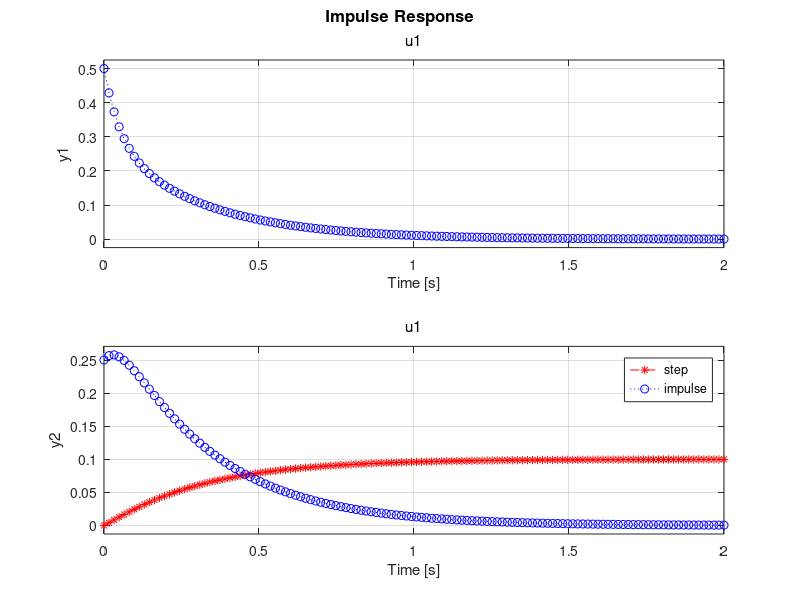
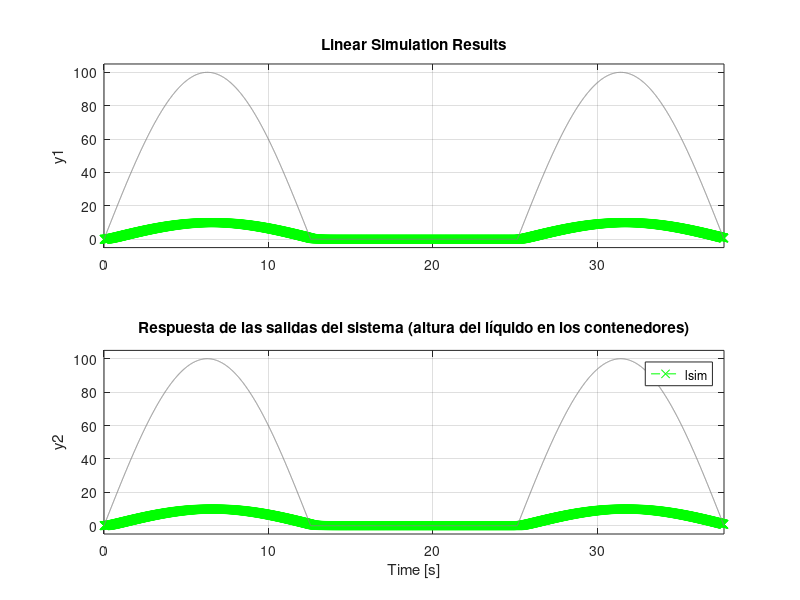

These figures' MATLAB source, in order:
% Se desarrolla un modelo de estados a partir de un sistema de vasos
% comunicantes.

% Se definen los parámetros del sistema
a_1 = 2;
a_2 = 4;
r_i1 = 0.25;
r_i2 = 0.0625;
r_s1 = 0.1;
r_s2 = 0.1;

% Se definen los valores de la matriz A
A11 = -((r_i1 * r_s1 + r_i1 * r_i2 + r_i2 * r_s1)/(r_i1 * r_i2 * r_s1 * a_1));
A12 = (r_i1 + r_i2)/(r_i1 * r_i2 * a_1);
A21 = (r_i1 + r_i2)/(r_i1 * r_i2 * a_2);
A22 = -((r_i2 * r_s2 + r_i1 * r_i2 + r_i1 * r_s2)/(r_i1 * r_i2 * r_s2 * a_2));

% Se definen las matrices
% Tomar en cuenta que la variable de salida es la altura del liquido en los
% contenedores
matrix2_A = [A11, A12; A21, A22];
matrix2_B = [(1/a_1); (1/a_2)];
matrix2_C = [1, 0; 0, 1];
matrix2_D = [0; 0];

% Se define el modelo del sistema
M = ss(matrix2_A, matrix2_B, matrix2_C, matrix2_D);

% Se crean los gráficos
figure(2)
step(M, 'r--*')
title("Respuesta de las salidas del sistema (altura del líquido en los contenedores)");
hold on
impulse(M, 'b:o')
hold off
legend('step','impulse')

figure(3)
t = linspace (0, 12*pi ,5000);
u = 100* sin(t/4);
u(u<0) = 0.;
lsim(M,u,t, 'g--x')
title("Respuesta de las salidas del sistema (altura del líquido en los contenedores)");
legend('lsim')
